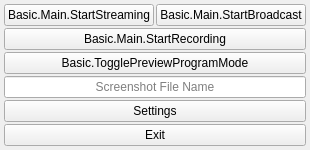
  <widget class="OBSDock" name="controlsDock">
   <property name="features">
    <set>QDockWidget::DockWidgetClosable|QDockWidget::DockWidgetMovable|QDockWidget::DockWidgetFloatable</set>
   </property>
   <property name="windowTitle">
    <string>Basic.Main.Controls</string>
   </property>
   <attribute name="dockWidgetArea">
    <number>8</number>
   </attribute>
   <widget class="QWidget" name="controlsDockContents">
    <layout class="QVBoxLayout" name="buttonsVLayout">
     <property name="spacing">
      <number>2</number>
     </property>
     <property name="leftMargin">
      <number>4</number>
     </property>
     <property name="topMargin">
      <number>4</number>
     </property>
     <property name="rightMargin">
      <number>4</number>
     </property>
     <property name="bottomMargin">
      <number>4</number>
     </property>
     <item>
      <layout class="QHBoxLayout" name="horizontalLayout_7">
       <item>
        <widget class="QPushButton" name="streamButton">
         <property name="enabled">
          <bool>true</bool>
         </property>
         <property name="sizePolicy">
          <sizepolicy hsizetype="Ignored" vsizetype="Fixed">
           <horstretch>0</horstretch>
           <verstretch>0</verstretch>
          </sizepolicy>
         </property>
         <property name="minimumSize">
          <size>
           <width>150</width>
           <height>0</height>
          </size>
         </property>
         <property name="text">
          <string>Basic.Main.StartStreaming</string>
         </property>
         <property name="checkable">
          <bool>true</bool>
         </property>
        </widget>
       </item>
       <item>
        <widget class="QPushButton" name="broadcastButton">
         <property name="enabled">
          <bool>true</bool>
         </property>
         <property name="sizePolicy">
          <sizepolicy hsizetype="Ignored" vsizetype="Fixed">
           <horstretch>0</horstretch>
           <verstretch>0</verstretch>
          </sizepolicy>
         </property>
         <property name="minimumSize">
          <size>
           <width>150</width>
           <height>0</height>
          </size>
         </property>
         <property name="text">
          <string>Basic.Main.StartBroadcast</string>
         </property>
         <property name="checkable">
          <bool>true</bool>
         </property>
        </widget>
       </item>
      </layout>
     </item>
     <item>
      <layout class="QHBoxLayout" name="recordingLayout">
       <property name="spacing">
        <number>2</number>
       </property>
       <property name="leftMargin">
        <number>0</number>
       </property>
       <property name="topMargin">
        <number>0</number>
       </property>
       <property name="rightMargin">
        <number>0</number>
       </property>
       <property name="bottomMargin">
        <number>0</number>
       </property>
       <item>
        <widget class="RecordButton" name="recordButton">
         <property name="enabled">
          <bool>true</bool>
         </property>
         <property name="sizePolicy">
          <sizepolicy hsizetype="Ignored" vsizetype="Fixed">
           <horstretch>0</horstretch>
           <verstretch>0</verstretch>
          </sizepolicy>
         </property>
         <property name="minimumSize">
          <size>
           <width>0</width>
           <height>0</height>
          </size>
         </property>
         <property name="text">
          <string>Basic.Main.StartRecording</string>
         </property>
         <property name="checkable">
          <bool>true</bool>
         </property>
        </widget>
       </item>
      </layout>
     </item>
     <item>
      <widget class="QPushButton" name="modeSwitch">
       <property name="sizePolicy">
        <sizepolicy hsizetype="Ignored" vsizetype="Fixed">
         <horstretch>0</horstretch>
         <verstretch>0</verstretch>
        </sizepolicy>
       </property>
       <property name="minimumSize">
        <size>
         <width>150</width>
         <height>0</height>
        </size>
       </property>
       <property name="text">
        <string>Basic.TogglePreviewProgramMode</string>
       </property>
       <property name="checkable">
        <bool>true</bool>
       </property>
      </widget>
     </item>
     <item>
      <widget class="QLineEdit" name="screenshotName">
       <property name="sizePolicy">
        <sizepolicy hsizetype="Ignored" vsizetype="Fixed">
         <horstretch>0</horstretch>
         <verstretch>0</verstretch>
        </sizepolicy>
       </property>
       <property name="minimumSize">
        <size>
         <width>150</width>
         <height>0</height>
        </size>
       </property>
       <property name="maximumSize">
        <size>
         <width>360</width>
         <height>28</height>
        </size>
       </property>
       <property name="maxLength">
        <number>11</number>
       </property>
       <property name="alignment">
        <set>Qt::AlignCenter</set>
       </property>
       <property name="placeholderText">
        <string>Screenshot File Name</string>
       </property>
      </widget>
     </item>
     <item>
      <widget class="QPushButton" name="settingsButton">
       <property name="sizePolicy">
        <sizepolicy hsizetype="Ignored" vsizetype="Fixed">
         <horstretch>0</horstretch>
         <verstretch>0</verstretch>
        </sizepolicy>
       </property>
       <property name="minimumSize">
        <size>
         <width>150</width>
         <height>0</height>
        </size>
       </property>
       <property name="text">
        <string>Settings</string>
       </property>
      </widget>
     </item>
     <item>
      <widget class="QPushButton" name="exitButton">
       <property name="sizePolicy">
        <sizepolicy hsizetype="Ignored" vsizetype="Fixed">
         <horstretch>0</horstretch>
         <verstretch>0</verstretch>
        </sizepolicy>
       </property>
       <property name="minimumSize">
        <size>
         <width>150</width>
         <height>0</height>
        </size>
       </property>
       <property name="text">
        <string>Exit</string>
       </property>
      </widget>
     </item>
     <item>
      <spacer name="expVSpacer">
       <property name="orientation">
        <enum>Qt::Vertical</enum>
       </property>
       <property name="sizeHint" stdset="0">
        <size>
         <width>0</width>
         <height>0</height>
        </size>
       </property>
      </spacer>
     </item>
    </layout>
   </widget>
  </widget>
